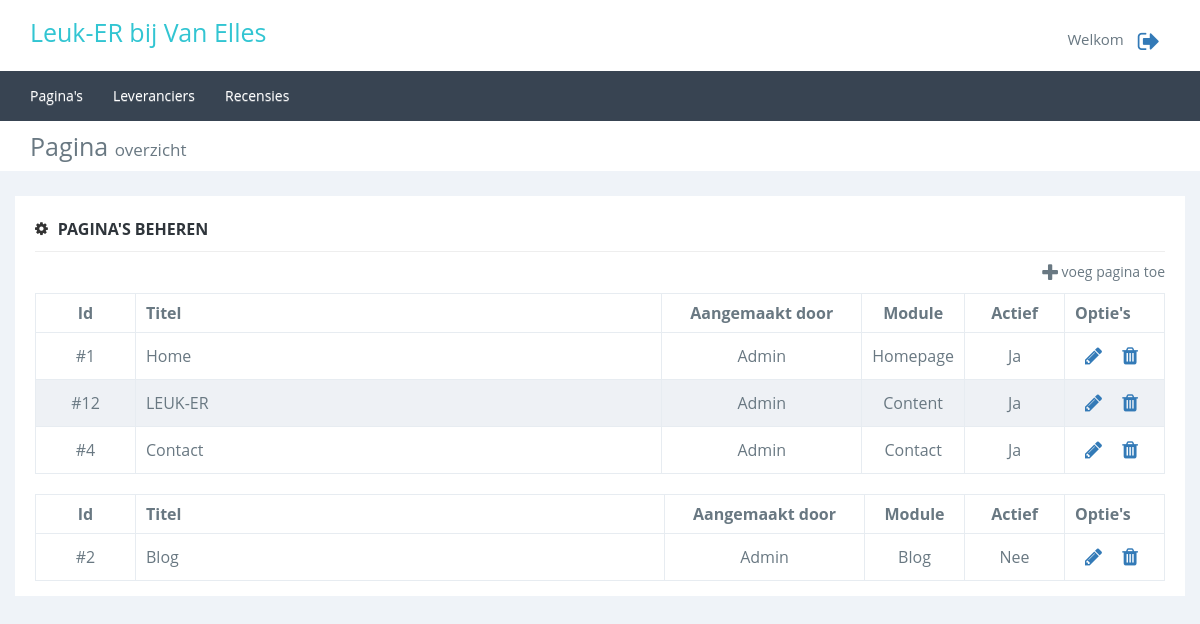
/admin/dashboard.php (signed in), run on an earlier commit of the app's database.
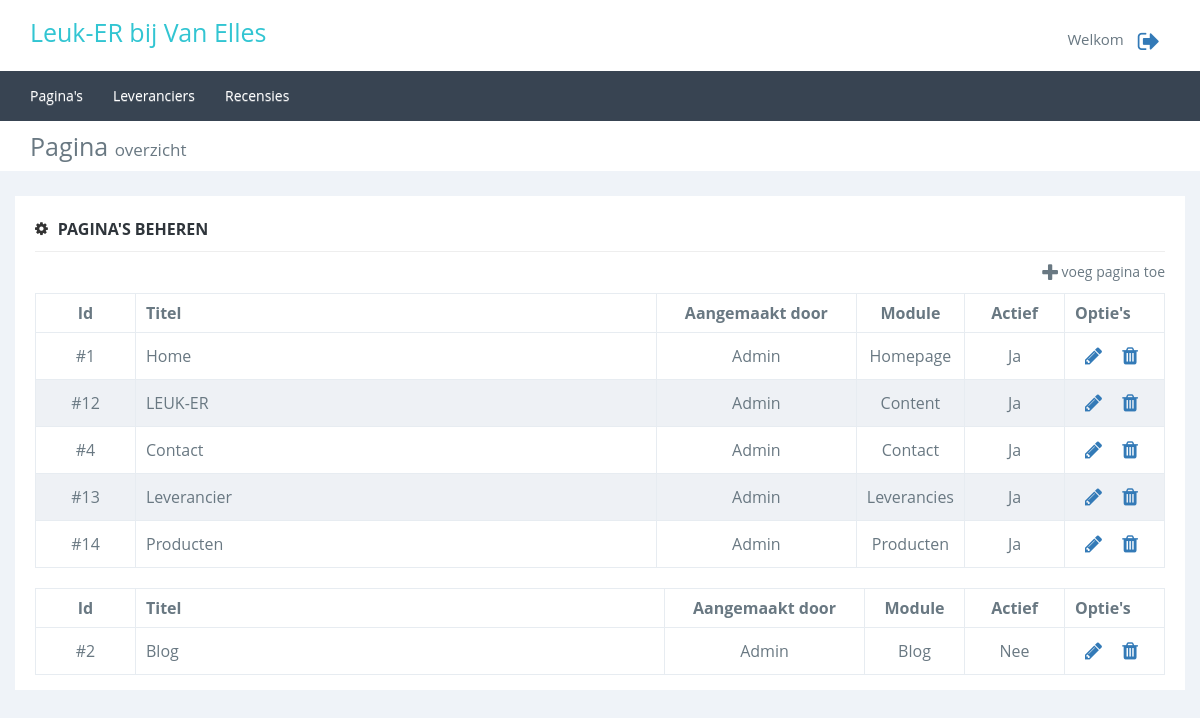
And on a later commit of the database.
### tables this page shows
CREATE TABLE `page` (
  `id` int(11) NOT NULL,
  `pagetitle` varchar(100) NOT NULL,
  `title` varchar(100) NOT NULL,
  `subtitle` varchar(100) DEFAULT NULL,
  `inhoud` mediumtext,
  `description` varchar(2000) DEFAULT NULL,
  `kernwoorden` varchar(100) DEFAULT NULL,
  `active` int(1) DEFAULT '1' COMMENT '1 = actief, 0 = inactief',
  `datum` datetime DEFAULT CURRENT_TIMESTAMP ON UPDATE CURRENT_TIMESTAMP,
  `image` varchar(45) DEFAULT NULL,
  `Module_id` int(11) NOT NULL,
  `user_id` int(11) NOT NULL,
  `url` varchar(50) NOT NULL,
  `page_order` int(11) NOT NULL DEFAULT '99'
);

CREATE TABLE `user` (
  `user_id` int(11) NOT NULL,
  `email` varchar(45) NOT NULL,
  `first_name` varchar(45) DEFAULT NULL,
  `insertion` varchar(45) DEFAULT NULL,
  `last_name` varchar(45) DEFAULT NULL,
  `birthday` datetime DEFAULT NULL,
  `phonenumber` int(12) DEFAULT NULL,
  `city` varchar(45) DEFAULT NULL,
  `address` varchar(45) DEFAULT NULL,
  `zipcode` varchar(45) DEFAULT NULL,
  `role` int(11) NOT NULL DEFAULT '2',
  `newsletter` int(1) NOT NULL DEFAULT '0' COMMENT '0=nee, 1=ja'
);

CREATE TABLE `Module` (
  `id` int(11) NOT NULL,
  `naam` varchar(45) NOT NULL,
  `path` varchar(45) NOT NULL
);

### admin/classes/page.class.php (called while the page is built, shortened)
<?php
class Page {
    private $_db;
    public function __construct()
    {
        $this->_db = new Connection();
        $this->_db = $this->_db->databaseConnection();
    }
    public function getAllMin($active = 1) {
        try {
            $query = $this->_db->prepare('
                    SELECT p.id id, pagetitle, active, first_name, insertion, last_name, m.naam module
                    FROM page p
                    JOIN user u ON p.user_id = u.user_id
                    JOIN Module m ON p.Module_id = m.id
                    WHERE active = :active
                    ORDER BY p.page_order, p.id;
                ');
            $query->bindValue(":active", $active);
            if($query->execute()) {
                return $content = $query->fetchAll();
            } else {
                return false;
            }
        } catch (PDOexception $e) {
            return false;
        }
    }
}

### admin/classes/connection.class.php (called while the page is built, shortened)
<?php
class Connection {
    public function databaseConnection() {
        try {
            $this->_db = new PDO('mysql:host=localhost;dbname=vanelles', 'root', '');
            return $this->_db;
        } catch (PDOException $e) {
            echo "<h3>Let op</h3>Er is helaas een probleem met het verbinden van de server, probeer het later nog eens.";
            exit;
        }
    }
}

### admin/dashboard.php (the view, shortened to what this page needs)
<div class="content">
    <?php
        include_once('includes/header.php');
        $page = new Page();
        $pageListActive = $page->getAllMin(1);
        $pageLIstInActive = $page->getAllMin(0);
    ?>
    <div class="pagetitel marbot">
        <div class="container">
            <div class="row">
                <div class="col-xs-12">Pagina <span>overzicht</span></div>
            </div>
        </div>
    </div>
    <div class="container">
        <div class="row">
            <div class="col-xs-12 inhoud">
                <div class="titel">
                    <i class="fa fa-cog"></i><span>Pagina's beheren</span>
                </div>
                <div class="row">
                    <div class="col-xs-6"></div>
                    <div class="col-xs-6 text-right"><a href="pagina_toevoegen.php" id="pvt"><i class="fa fa-plus"></i> voeg pagina toe</a></div>
                </div>
                <?php
                if($pageListActive != false) {
                    echo '
                        <table class="maintable" style="margin-bottom: 20px;">
                            <thead>
                                <tr>
                                    <th>Id</th>
                                    <th>Titel</th>
                                    <th>Aangemaakt door</th>
                                    <th>Module</th>
                                    <th>Actief</th>
                                    <th style="width: 100px;">Optie\'s</th>
                                </tr>
                            </thead>
                            <tbody>';
                    foreach($pageListActive as $value) {
                        echo '
                            <tr>
                                <td>#'.$value['id'].'</td>
                                <td>'.$value['pagetitle'].'</td>
                                <td><div>'.$value['first_name']." ". $value['insertion'] . " " . $value['last_name'].'</div></td>
                                <td>'.$value['module'].'</td>
                                <td>Ja</td>
                                <td><a href="pagina_bewerken.php?bewerkid='.$value['id'].'" title="Bewerken" data-id="'.$value['id'].'"><i class="fa fa-pencil"></i></a><a class="confirm" href="dashboard.php?verid='.$value['id'].'" title="Verwijderen" data-id="'.$value['id'].'"><i class="fa fa-trash"></i></a></td>
                            </tr>';
                    }
                    echo '
                            </tbody>
                        </table>';
                }
                if($pageLIstInActive != false) {
                    echo '
                        <table class="maintable">
                            <thead>
                                <tr>
                                    <th>Id</th>
                                    <th>Titel</th>
                                    <th>Aangemaakt door</th>
                                    <th>Module</th>
                                    <th>Actief</th>
                                    <th style="width: 100px;">Optie\'s</th>
                                </tr>
                            </thead>
                            <tbody>';
                    foreach($pageLIstInActive as $value) {
                        echo '
                            <tr>
                                <td>#'.$value['id'].'</td>
                                <td>'.$value['pagetitle'].'</td>
                                <td><div>'.$value['first_name']." ". $value['insertion'] . " " . $value['last_name'].'</div></td>
                                <td>'.$value['module'].'</td>
                                <td>Nee</td>
                                <td><a href="pagina_bewerken.php?bewerkid='.$value['id'].'" title="Bewerken" data-id="'.$value['id'].'"><i class="fa fa-pencil"></i></a><a class="confirm" href="dashboard.php?verid='.$value['id'].'" title="Verwijderen" data-id="'.$value['id'].'"><i class="fa fa-trash"></i></a></td>
                            </tr>';
                    }
                    echo '
                            </tbody>
                        </table>';
                }
                ?>
            </div>
        </div>
    </div>
</div>
</body>
</html>

### admin/includes/header.php (shortened to what this page needs)
<!DOCTYPE html>
<?php
include_once('config.php');
?>
<html lang="en">
<head>
    <link rel="stylesheet" type="text/css" href="css/normalizer.css" />
    <link rel="stylesheet" href="https://maxcdn.bootstrapcdn.com/font-awesome/4.5.0/css/font-awesome.min.css">
    <link rel="stylesheet" href="https://maxcdn.bootstrapcdn.com/bootstrap/3.3.6/css/bootstrap.min.css">
    <link rel="stylesheet" href="https://maxcdn.bootstrapcdn.com/bootstrap/3.3.6/css/bootstrap-theme.min.css">
    <link rel="stylesheet" type="text/css" href="css/main.css" />
</head>
<body>
<header>
    <div class="container">
        <div class="row">
            <div class="col-xs-6">Leuk-ER bij Van Elles</div>
            <div class="col-xs-6 text-right"><?php echo 'Welkom ' . $user->getUserName(); ?><a href="?uitloggen=true" title="Uitloggen" class="uitloggen"><i class="fa fa-sign-out"></i></a></div>
        </div>
    </div>
</header>
<nav>
    <div class="container">
        <div class="row">
            <div class="col-xs-12">
                <ul class="nav navbar-nav">
                    <li><a href="dashboard.php">Pagina's</a></li>
                    <li><a href="leverancier_overzicht.php">Leveranciers</a></li>
                    <li><a href="recensie_goedkeuren.php">Recensies</a></li>
                </ul>
            </div>
        </div>
    </div>
</nav>

### admin/css/main.css (style rules this page uses)
body, h1, h2, h3, h4, h5, h6 { font-family: "Open Sans",sans-serif; }
a, button, code, div, img, input, label, li, p, pre, select, span, svg, table, td, textarea, th, ul { -webkit-border-radius: 0!important; -moz-border-radius: 0!important; border-radius: 0!important; }
body { background-color: #EFF3F8; color: #697882 }
header { height: 71px; width: 100%; background-color: #fff; position: fixed; top: 0; z-index: 99; }
header .col-xs-6:nth-child(1) { color: #32c5d2; font-size: 25px; padding-top: 15px; }
header .col-xs-6:nth-child(2) { font-size: 15px; padding-top: 24px; }
nav { height: 50px; width: 100%; background-color: #384452; position: fixed; top: 71px; padding: 0;z-index: 99; }
nav .container { padding: 0; }
nav a { color: #fff; text-shadow: none; }
.marbot { margin-bottom: 25px; }
.uitloggen { font-size: 24px; vertical-align: middle; padding: 10px; }
.content { margin-top: 121px; }
.content .pagetitel { background-color: #fff; height: 50px; font-size: 25px; }
.content .pagetitel .col-xs-12 { padding-top: 8px; }
.content .pagetitel span { font-size: 17px; }
.content .inhoud { padding: 12px 20px 15px; background-color: #fff; }
.content .inhoud .titel { border-bottom: 1px solid #eee; margin-bottom: 10px; font-family: "Open Sans",sans-serif; color: #333; font-size: 14px; padding: 10px 0; }
.content .inhoud .titel i { font-size: 15px; font-weight: 300; margin-top: 3px; float: left; display: inline-block; margin-right: 10px; }
.content .inhoud .titel span { font-weight: 700; text-transform: uppercase; color: #2f353b!important; font-size: 16px; }
.content #pvt { padding-bottom: 10px; display: inline-block; color: #697882; text-decoration: none; border: none; background: none; }
.content #pvt i { font-size: 20px; vertical-align: middle; }
.maintable { width: 100%; }
.maintable td, .maintable th { padding: 8px 10px; border: 1px solid #e7ecf1; }
.maintable tr td:nth-child(1), .maintable tr th:nth-child(1) { text-align: center; width: 100px; }
.maintable tr td:nth-child(3), .maintable tr th:nth-child(3) { text-align: center; width: 200px; }
.maintable tr td:nth-child(4), .maintable tr th:nth-child(4) { text-align: center; width: 100px; }
.maintable tr td:nth-child(5), .maintable tr th:nth-child(5) { text-align: center; width: 100px; }
.maintable tr td i { padding: 5px 10px; font-size: 20px; }
.maintable tr:nth-child(even) td { background-color: #eef1f5; }
@media all and (min-width: 778px) { .navbar-nav { display: block!important; } }

What changed in the data, as far as the page shows it:
added page: id "13", pagetitle "Leverancier", user.first_name "Admin", Module.naam "Leverancies"
added page: id "14", pagetitle "Producten", user.first_name "Admin", Module.naam "Producten"
